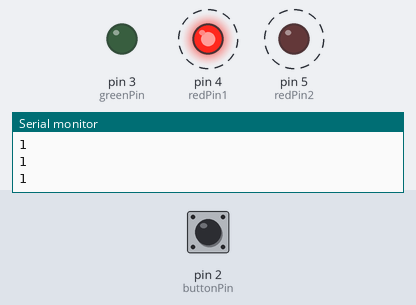
Simulated run of this sketch. Board: Arduino Uno, built with avr-gcc and run on an emulated ATmega328P. On the bench: output pins drawn as LEDs (lit = HIGH), the last lines printed to the serial monitor. Dashed ring = blinking. The inputs (shaded band) are chosen by the test bench; at power-on: pin 2 (buttonPin) HIGH.

Above: at 1.8 s.
1.9 s: pin 2 (buttonPin) pulled LOW for 3.2 s
At 3.2 s:
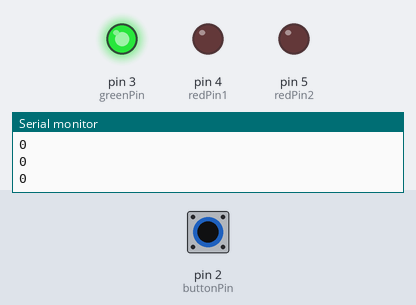
At 5.23 s:
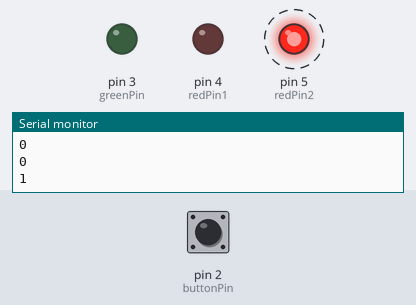
Timing chart, 0 to 12.6 s (numbered marks = the images above; inputs shaded):
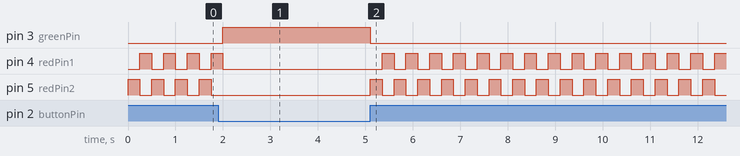

Measured:
- after the input at 1.9 s, pin 3 (greenPin): LOW → HIGH after 0.10 s, → LOW 3.1 s later
- by itself, pin 4 (redPin1): repeats every 0.50 s: HIGH 0.25 s, LOW 0.25 s

The sketch:

spaceship.ino
```cpp
int switchState = 0;
int buttonPin = 2;
int greenPin = 3;
int redPin1 = 4;
int redPin2 = 5;

void setup() {
  Serial.begin(9600);

  pinMode(buttonPin, INPUT);
  pinMode(greenPin, OUTPUT);
  pinMode(redPin1, OUTPUT);
  pinMode(redPin2, OUTPUT);
}

void loop() {
  switchState = digitalRead(buttonPin);
  Serial.println(switchState);

  if (switchState == LOW) {
    digitalWrite(greenPin, HIGH);
    digitalWrite(redPin1, LOW);
    digitalWrite(redPin2, LOW);
  } else {
    digitalWrite(greenPin, LOW);
    digitalWrite(redPin1, LOW);
    digitalWrite(redPin2, HIGH);

    delay(250);

    digitalWrite(redPin1, HIGH);
    digitalWrite(redPin2, LOW);

    delay(250);
  }
}
```
